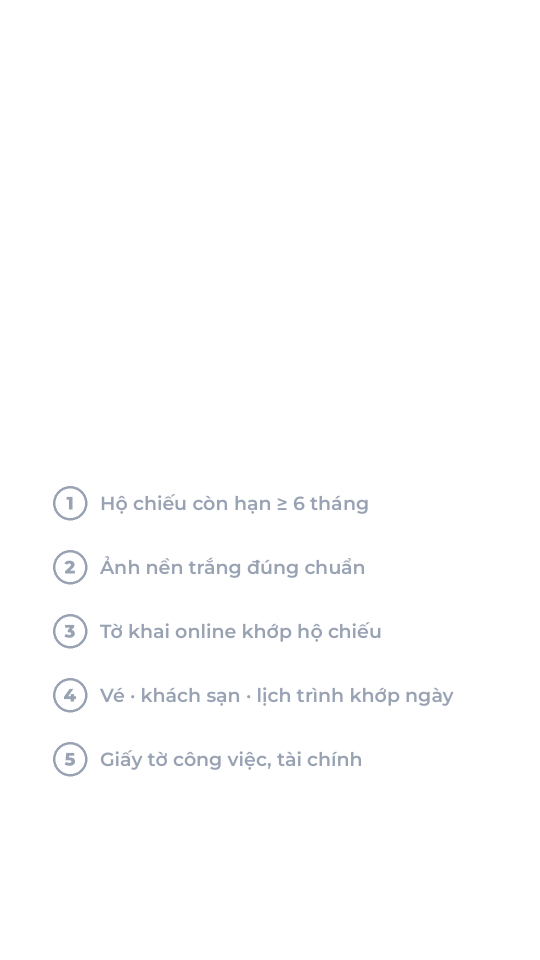
#> input picture .claude/skills/tiktok-edit-style/projects/trip-bac-kinh/video3/gfx/ck_0.png, 1080 x 1920 px, given in place of trip_ngang_crop.png, which was not available (shown at 1/2 size)
$ python thumb_trip.py
#> lines starting #> are read from the running program, lines starting #| are printed output that depends on the picture
#> in overlay_logo, `im = Image.new('RGBA', (W, H), (0, 0, 0, 0))`: im: PIL image 1080x1920 RGBA; every value is 0
### .claude/skills/tiktok-edit-style/scripts/render.py
"""Bước 3: dựng video hoàn chỉnh từ plan.json (b-roll, card, chữ, phụ đề, nhạc).

  python render.py plan.json [--preview]   # --preview: 540x960, nhanh, để duyệt

Xem examples/plan.example.json và SKILL.md cho định dạng plan.
"""
import argparse, json, os, subprocess, sys, tempfile
from PIL import Image, ImageDraw, ImageFilter, ImageFont

sys.path.insert(0, os.path.dirname(os.path.abspath(__file__)))
import fonts  # noqa: E402

W, H, FPS = 1080, 1920, 30

STYLE = dict(
    cream="#F6F4F1",          # nền card
    ink="#2B2B2B",            # chữ tối trên card
    pink="#F6C9D3",           # keyword serif trên video
    pink_line="#EFA3B6",      # gạch chân CTA
    orange="#FF8A2B",         # dòng 2 của hook
    yellow="#FFE45C",         # accent hook
    pills=dict(blue=("#CFE3F7", "#1F3B57"), pink=("#F8D5DE", "#5A2233"),
               yellow=("#FFF0A3", "#4A3D00"), green=("#D6F0D2", "#1E4620")),
)

_font_cache = {}


def font(name, size):
    """name có thể kèm độ đậm cho font biến thiên, vd "mont:800"."""
    key = (name, size)
    if key not in _font_cache:
        base, _, wght = name.partition(":")
        f = ImageFont.truetype(fonts.get(base), size)
        if wght:
            try:
                f.set_variation_by_axes([int(wght)])
            except OSError:  # font dự phòng không phải font biến thiên
                pass
        _font_cache[key] = f
    return _font_cache[key]


# [37 lines left out: functions wrap, text_block, sparkle, not called in this run]


def layer():
    return Image.new("RGBA", (W, H), (0, 0, 0, 0))


# ---------- các kiểu chữ ----------

# [23 lines left out: functions make_caption, make_caption_pill, not called in this run]


STACK = dict(  # kiểu từng dòng trong khối "stack"
    small=dict(font="mont:600", size=50, color="white", stroke=0, track=0, upper=False),
    caps=dict(font="mont:800", size=80, color="#FFB347", stroke=3, track=3, upper=True),
    serif=dict(font="serif_cond:600", size=132, color="#BFE6F7", stroke=0, track=0, upper=False),
)


# [10 lines left out: function draw_tracked, not called in this run]


def make_stack(o):
    """Khối chữ xếp chồng giữa màn hình: dòng nhỏ / CHỮ IN HOA màu / serif nghiêng to.
    {"type":"stack","y":0.22,"lines":[{"text":"…","style":"small|caps|serif","color":"#hex","size":80}]}"""
    im = layer()
    items = []
    for ln in o["lines"]:
        st = dict(STACK[ln.get("style", "small")], **{k: v for k, v in ln.items() if k in ("color", "size")})
        f = font(st["font"], st["size"])
        txt = ln["text"].upper() if st["upper"] else ln["text"]
        asc, desc = f.getmetrics()
        h = (asc + desc) * (0.82 if ln.get("style") == "serif" else 1.0)
        items.append((txt, f, st, asc, h))
    total = sum(h for *_, h in items)
    y = H * o.get("y", .22) - total / 2
    sh = layer()
    for txt, f, st, asc, h in items:  # bóng mềm phía sau để chữ nổi trên nền sáng
        draw_tracked(sh, W / 2, y + 4, txt, f, (0, 0, 0, 170), st["track"], st["stroke"], (0, 0, 0, 170))
        y += h
    im.alpha_composite(sh.filter(ImageFilter.GaussianBlur(8)))
    y = H * o.get("y", .22) - total / 2
    for txt, f, st, asc, h in items:
        draw_tracked(im, W / 2, y, txt, f, st["color"], st["track"], st["stroke"], "#1B1B1F")
        y += h
    return im


def make_label(o):
    """Nhãn chữ đậm trên nền bút dạ quang pastel: {"type":"label","text","color":"blue|yellow|pink|green","y"}."""
    im = layer()
    bg, fg = STYLE["pills"].get(o.get("color", "blue"), STYLE["pills"]["blue"])
    f = font("mont:700", o.get("size", 54))
    w = f.getlength(o["text"])
    asc, desc = f.getmetrics()
    y = int(H * o.get("y", .12))
    d = ImageDraw.Draw(im)
    d.rectangle((W / 2 - w / 2 - 18, y + asc * .25, W / 2 + w / 2 + 18, y + asc + desc * .6), fill=bg)
    d.text((W / 2, y), o["text"], font=f, fill=o.get("ink", STYLE["ink"]), anchor="ma")
    return im


POS = dict(top=(.205, .262), low=(.69, .75))  # vị trí (dòng nhỏ, chữ to); "low" khi mặt nằm nửa trên


# [236 lines left out: functions make_keyword, make_hook, make_cta, make_card_bg, media_size, media_box and 4 more, not called in this run]


# ---------- dựng ----------

def is_image(p):
    return p.lower().endswith((".png", ".jpg", ".jpeg", ".webp"))


# [173 lines left out: functions is_hdr, main, not called in this run]


# [2 lines that do not run on import are left out]

### .claude/skills/tiktok-edit-style/scripts/fonts.py
"""Font lookup: skill fonts/ folder -> download from Google Fonts repo -> system fallbacks."""
import os
import urllib.request

HERE = os.path.dirname(os.path.abspath(__file__))
FONT_DIR = os.path.join(HERE, "..", "fonts")

# github.com/.../raw bị chặn ở một số mạng; thử lần lượt các nguồn sau
MIRRORS = [
    "https://raw.githubusercontent.com/google/fonts/main/ofl/",
    "https://cdn.jsdelivr.net/gh/google/fonts@main/ofl/",
]
FONTS = {
    # big italic serif keyword ("newbie", "agent edit video", "3–4 tiếng")
    "serif_italic": ("PlayfairDisplay-Italic.ttf", "playfairdisplay/PlayfairDisplay-Italic%5Bwght%5D.ttf", [
        "/usr/share/fonts/truetype/freefont/FreeSerifItalic.ttf",
        "/System/Library/Fonts/Supplemental/Georgia Italic.ttf",
        "C:/Windows/Fonts/georgiai.ttf",
    ]),
    "sans_bold": ("BeVietnamPro-Bold.ttf", "bevietnampro/BeVietnamPro-Bold.ttf", [
        "/usr/share/fonts/opentype/inter/Inter-Bold.otf",
        "/System/Library/Fonts/Supplemental/Arial Bold.ttf",
        "C:/Windows/Fonts/arialbd.ttf",
    ]),
    "sans_extrabold": ("BeVietnamPro-ExtraBold.ttf", "bevietnampro/BeVietnamPro-ExtraBold.ttf", [
        "/usr/share/fonts/opentype/inter/Inter-ExtraBold.otf",
        "/System/Library/Fonts/Supplemental/Arial Black.ttf",
        "C:/Windows/Fonts/ariblk.ttf",
    ]),
    # kiểu "stack" (học từ video tham khảo): sans hình học rộng + serif nghiêng thanh đậm; đều có đủ dấu tiếng Việt
    "mont": ("Montserrat-VF.ttf", "montserrat/Montserrat%5Bwght%5D.ttf", [
        "/System/Library/Fonts/Supplemental/Arial Bold.ttf",
        "C:/Windows/Fonts/arialbd.ttf",
    ]),
    "serif_cond": ("CormorantGaramond-Italic-VF.ttf", "cormorantgaramond/CormorantGaramond-Italic%5Bwght%5D.ttf", [
        "/usr/share/fonts/truetype/freefont/FreeSerifItalic.ttf",
        "C:/Windows/Fonts/georgiai.ttf",
    ]),
    "sans_semibold": ("BeVietnamPro-SemiBold.ttf", "bevietnampro/BeVietnamPro-SemiBold.ttf", [
        "/usr/share/fonts/opentype/inter/Inter-SemiBold.otf",
        "/System/Library/Fonts/Supplemental/Arial Bold.ttf",
        "C:/Windows/Fonts/arialbd.ttf",
    ]),
}


def get(name):
    fname, url, fallbacks = FONTS[name]
    path = os.path.join(FONT_DIR, fname)
    if os.path.exists(path):
        return path
    os.makedirs(FONT_DIR, exist_ok=True)
    for base in MIRRORS:
        try:
            urllib.request.urlretrieve(base + url, path + ".part")
            os.replace(path + ".part", path)
            return path
        except Exception:
            if os.path.exists(path + ".part"):
                os.remove(path + ".part")
    for f in fallbacks:
        if os.path.exists(f):
            return f
    raise SystemExit(f"Không tìm thấy font cho '{name}'. Đặt file {fname} vào {FONT_DIR}")


# [3 lines that do not run on import are left out]

### .claude/skills/tiktok-edit-style/projects/trip-bac-kinh/thumb_trip.py
"""Thumbnail series TRIP 'Bắc Kinh không xa' (1080x1920) + nhãn logo TRIP cho video."""
import sys
sys.path.insert(0, '/home/user/kimhoan/.claude/skills/tiktok-edit-style/scripts')
import render as r
from PIL import Image, ImageDraw, ImageEnhance
W, H = 1080, 1920
B = 'brand/'

def badge(h=96):
    """Logo TRIP ngang trên nhãn trắng bo góc (chữ navy đọc được trên nền tối)."""
#> called with h = 84
    lg = Image.open(B + 'trip_ngang_crop.png').convert('RGBA')
#> lg is the input picture: PIL image 1080x1920 RGBA; mean R, G, B, A 2.9, 3.1, 3.5, 4.1
    lw = int(lg.width * (h - 28) / lg.height); lg = lg.resize((lw, h - 28), Image.LANCZOS)
#> after `lw = int(lg.width * (h - 28) / lg.height)`: lw = 31
#> after `lg = lg.resize((lw, h - 28), Image.LANCZOS)`:
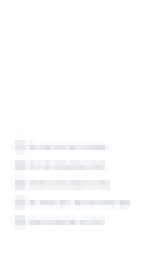
#> lg: PIL image 31x56 RGBA (shown 5 times larger); mean R, G, B, A 21.9, 23.5, 26.1, 4.5; transparent parts drawn white
    b = Image.new('RGBA', (lw + 44, h), (0, 0, 0, 0)); d = ImageDraw.Draw(b)
#> after `b = Image.new('RGBA', (lw + 44, h), (0, 0, 0, 0))`: b: PIL image 75x84 RGBA; every value is 0
    d.rounded_rectangle((0, 0, b.width - 1, h - 1), h // 2, fill=(255, 255, 255, 236))
    b.alpha_composite(lg, (22, 14)); return b
#> after `b.alpha_composite(lg, (22, 14))`:
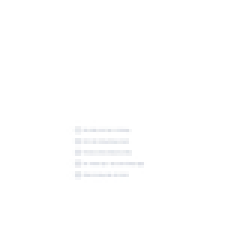
#> b: PIL image 75x84 RGBA (shown 3 times larger); mean R, G, B, A 205.1, 205.1, 205.2, 190.4; transparent parts drawn white

def overlay_logo(path):
    im = Image.new('RGBA', (W, H), (0, 0, 0, 0)); im.alpha_composite(badge(84), (40, 150)); im.save(path)

def cover(bg, cx, out, lines, chips, y=.30, big=False):
#> called with bg = 'brand/bg1.png', cx = 0.42, out = 'brand/thumb_v1.jpg', y = 0.3, big = True
    src = Image.open(bg).convert('RGB'); s = H / src.height
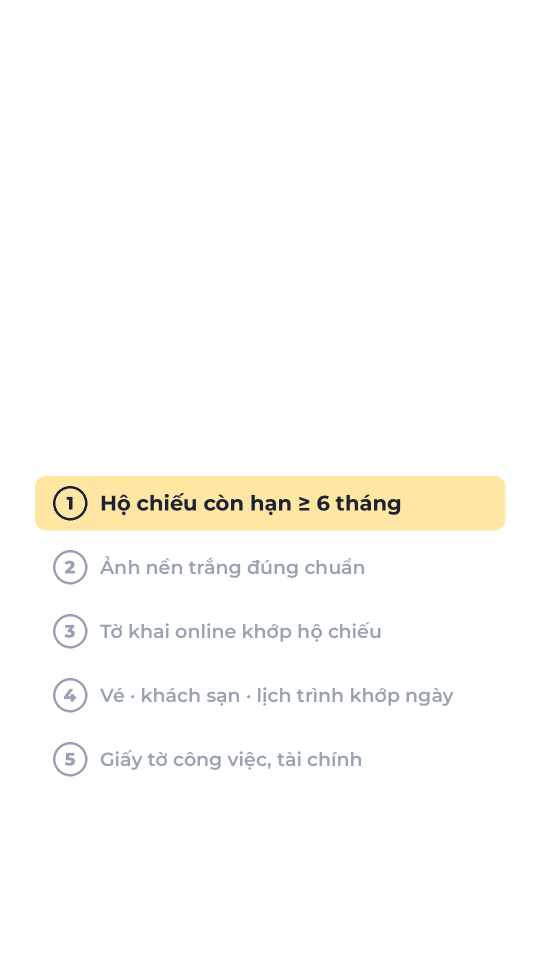
#> input picture .claude/skills/tiktok-edit-style/projects/trip-bac-kinh/video3/gfx/ck_1.png, 1080 x 1920 px, given in place of bg1.png, which was not available (shown at 1/2 size)
#> after `src = Image.open(bg).convert('RGB')`:
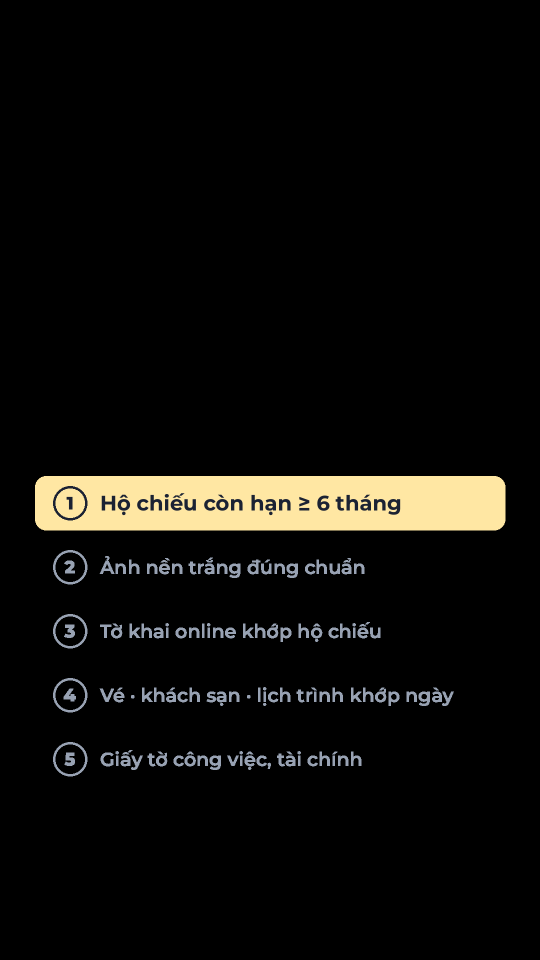
#> src: PIL image 1080x1920 RGB (shown at 1/2 size); mean R, G, B 14, 13.1, 10.4
#> after `s = H / src.height`: s = 1
    src = src.resize((int(src.width * s), H), Image.LANCZOS)
    x0 = int(min(max(cx * src.width - W / 2, 0), src.width - W)); im = src.crop((x0, 0, x0 + W, H))
#> after `x0 = int(min(max(cx * src.width - W / 2, 0), src.width - W))`: x0 = 0
    im = ImageEnhance.Contrast(im).enhance(1.06).convert('RGBA')
    g = Image.new('L', (1, H)); [g.putpixel((0, yy), int(165 * max(0, 1 - abs(yy / H - y) / .26) ** 1.2)) for yy in range(H)]
    im.paste(Image.new('RGB', (W, H), (10, 12, 18)), (0, 0), g.resize((W, H)))
    im.alpha_composite(r.make_stack(dict(y=y, lines=lines)))
#> the loop in make_stack, `for ln in o["lines"]:` made 1 pass
#> (ln, key in font, base in font, wght in font) on pass 1: ({'text': 'Đi Bắc Kinh 5 ngày', 'style': 'small'}, ('mont:600', 50), 'mont', '600')
#> after the loop in make_stack, `for ln in o["lines"]:`: items = []
#> (the call stopped at in get, `urllib.request.urlretrieve(base + url, path + ".part")`: the network is not available in this run)
    for k, (t, c) in enumerate(chips):
        im.alpha_composite(r.make_label(dict(text=t, color=c, y=y + .13 + k * (.075 if big else .062), size=64 if big else 50)))
#> this loop made 1 pass
#> (bg in make_label, fg in make_label) on pass 1: ('#CFE3F7', '#1F3B57')
#> (the call stopped at in get, `urllib.request.urlretrieve(base + url, path + ".part")`: the network is not available in this run)
#> the loop in make_stack (call 2), `for ln in o["lines"]:` made 1 pass
#> (ln, key in font, base in font, wght in font) on pass 1: ({'text': 'Đi Trung Quốc lần đầu', 'style': 'small'}, ('mont:600', 50), 'mont', '600')
#> (the call stopped at in get, `urllib.request.urlretrieve(base + url, path + ".part")`: the network is not available in this run)
    bd = badge(110); im.alpha_composite(bd, ((W - bd.width) // 2, int(H * .80)))
    im.convert('RGB').save(out, quality=93)

overlay_logo('brand/logo_overlay.png')
L = lambda t, st='small', **k: dict(text=t, style=st, **k)
cover(B + 'bg1.png', .42, 'brand/thumb_v1.jpg',
      [L('Đi Bắc Kinh 5 ngày'), L('hết bao nhiêu tiền?', 'caps', color='#FFB347', size=78)],
      [('Tự túc ≈ 20 triệu', 'blue'), ('Tour TRIP 7N6Đ 23.990.000đ', 'yellow')], big=True)
cover(B + 'bg2.png', .5, 'brand/thumb_v2.jpg',
      [L('Đi Trung Quốc lần đầu'), L('đừng mắc 3 lỗi này', 'caps', color='#FF7A6B', size=78),
       L('kẻo mất toi cả ngày', 'serif', color='#F7C6D9')],
      [('1 · Google, Facebook', 'blue'), ('2 · Chỉ mang tiền mặt', 'yellow'), ('3 · Mua vé tại cổng', 'pink')], y=.26)
#> (the call stopped at in get, `urllib.request.urlretrieve(base + url, path + ".part")`: the network is not available in this run)
cover(B + 'bg3.png', .33, 'brand/thumb_v3.jpg',
      [L('Visa Trung Quốc'), L('5 thứ cần chuẩn bị', 'caps', color='#FFE45C', size=80),
       L('để không bị trả hồ sơ', 'serif', color='#BFE6F7')],
      [], y=.28)
#> (the run stopped early here; a loop or call above may not have finished)
